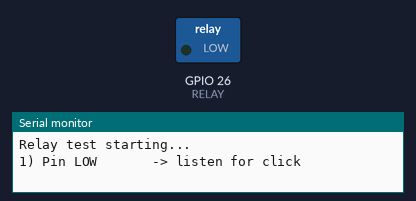
Bench run of a sketch on a simulated ESP32. Shown: switched loads named in the sketch (green lamp = pin HIGH), the last lines printed to the serial monitor.

Above: at 2.0 s.
At 6.5 s:
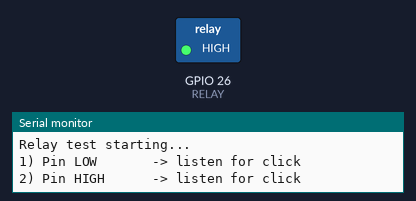
Timing chart, 0 to 12.2 s (numbered marks = the images above):
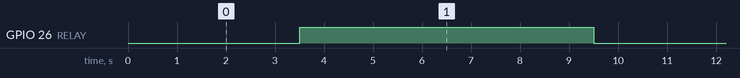

Measured:
- by itself, GPIO 26 (RELAY): alternates HIGH for 6.0 s and LOW for 3.0 s

The sketch:

relay_test.ino
```cpp
// Relay-only test: tries 3 ways of driving the relay
const int RELAY = 26;

void setup() {
  Serial.begin(115200);
  delay(500);
  Serial.println("Relay test starting...");
}

void loop() {
  // Mode 1: pin LOW
  pinMode(RELAY, OUTPUT);
  digitalWrite(RELAY, LOW);
  Serial.println("1) Pin LOW       -> listen for click");
  delay(3000);

  // Mode 2: pin HIGH
  digitalWrite(RELAY, HIGH);
  Serial.println("2) Pin HIGH      -> listen for click");
  delay(3000);

  // Mode 3: pin released (floating)
  pinMode(RELAY, INPUT);
  Serial.println("3) Pin released  -> listen for click");
  delay(3000);
}
```
